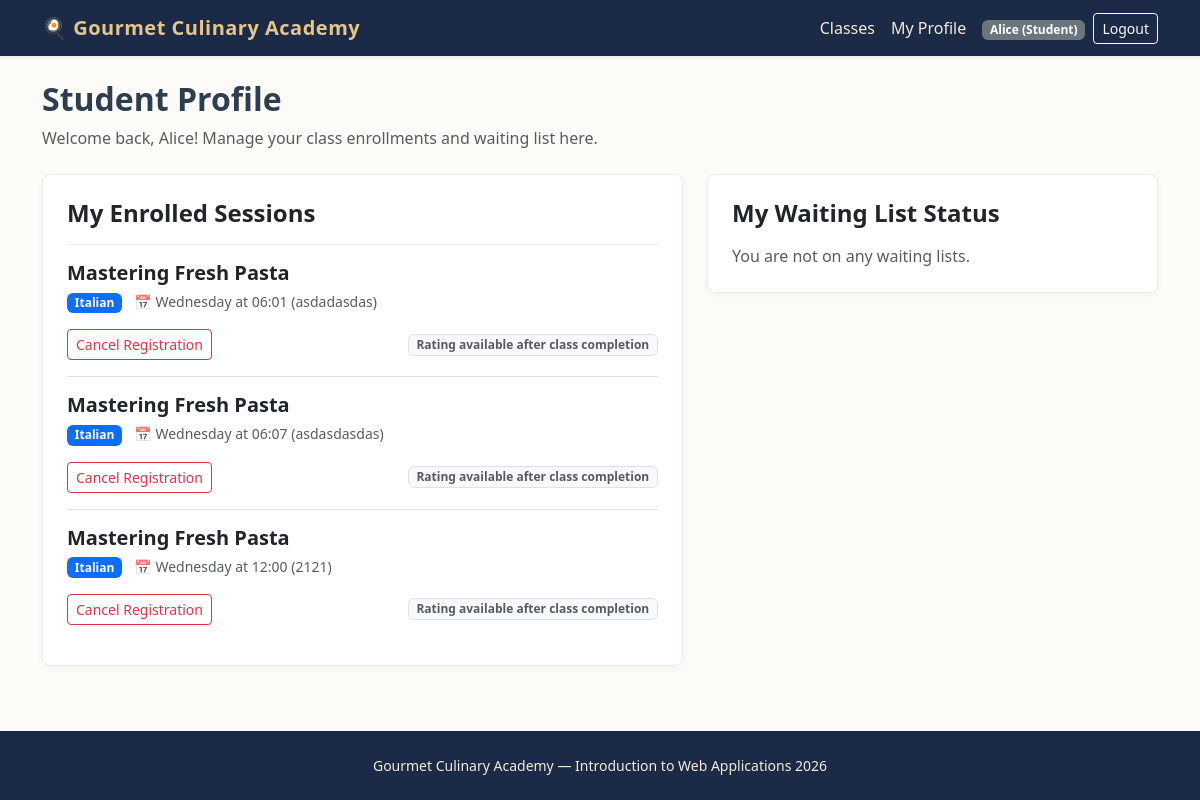
Page /student/profile (signed in) on the earlier database version.
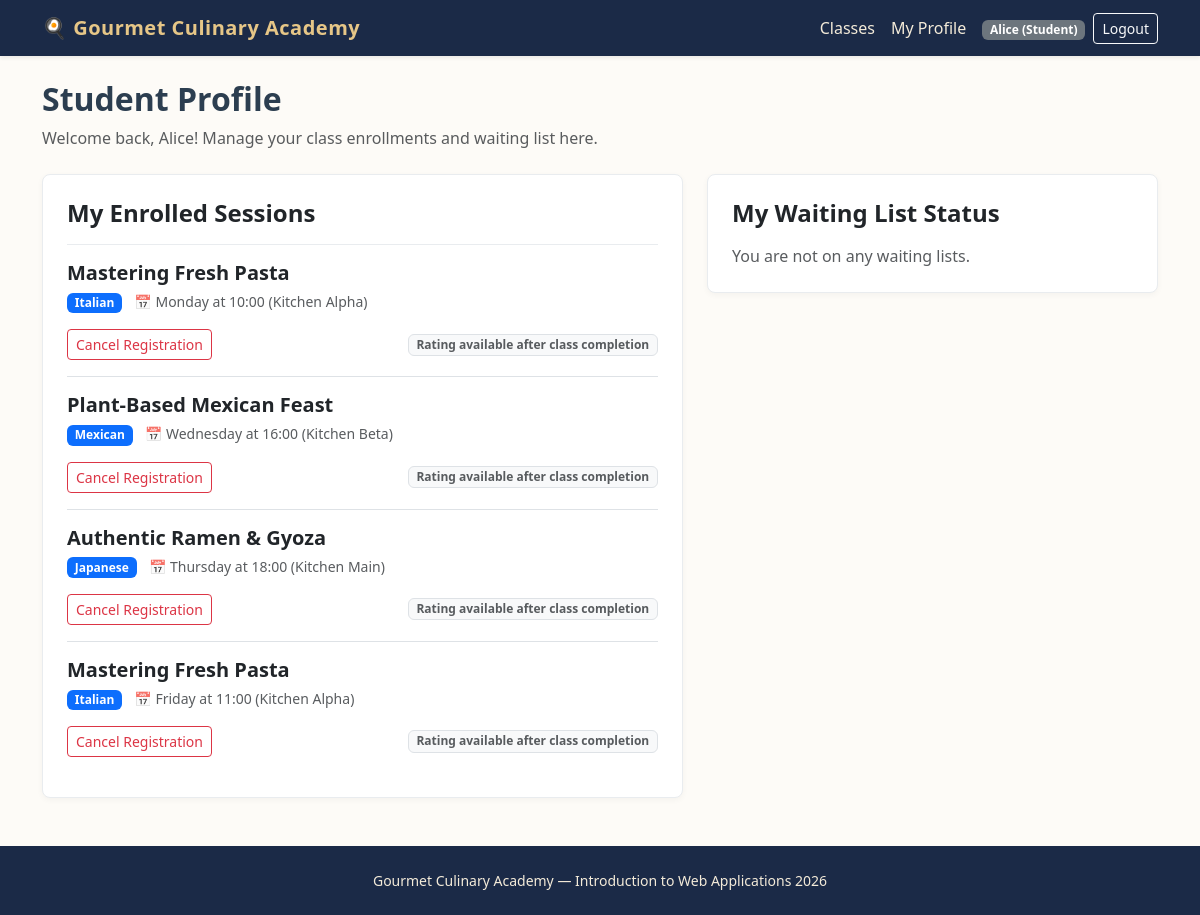
Same page on the later database version.
### tables this page shows
CREATE TABLE users (
    id INTEGER PRIMARY KEY AUTOINCREMENT,
    email TEXT UNIQUE NOT NULL,
    first_name TEXT NOT NULL,
    last_name TEXT NOT NULL,
    password TEXT NOT NULL,
    role TEXT NOT NULL CHECK(role IN ('Manager', 'Student'))
);

CREATE TABLE enrollments (
    id INTEGER PRIMARY KEY AUTOINCREMENT,
    student_id INTEGER NOT NULL,
    session_id INTEGER NOT NULL,
    FOREIGN KEY (student_id) REFERENCES users(id) ON DELETE CASCADE,
    FOREIGN KEY (session_id) REFERENCES class_sessions(id) ON DELETE CASCADE,
    UNIQUE(student_id, session_id)
);

CREATE TABLE cooking_classes (
    id INTEGER PRIMARY KEY AUTOINCREMENT,
    manager_id INTEGER NOT NULL,
    title TEXT NOT NULL UNIQUE,
    cuisine TEXT NOT NULL,
    difficulty TEXT NOT NULL CHECK(difficulty IN ('Beginner', 'Intermediate', 'Advanced')),
    duration INTEGER NOT NULL,
    dietary_category TEXT NOT NULL CHECK(dietary_category IN ('Standard', 'Vegetarian', 'Vegan', 'Gluten-free')),
    chef_name TEXT NOT NULL,
    ingredients TEXT NOT NULL, -- Virgülle ayrılmış en az 4 malzeme
    description TEXT NOT NULL,
    photo_1 TEXT NOT NULL,
    photo_2 TEXT NOT NULL,
    photo_3 TEXT NOT NULL,
    FOREIGN KEY (manager_id) REFERENCES users(id) ON DELETE CASCADE
);

CREATE TABLE class_sessions (
    id INTEGER PRIMARY KEY AUTOINCREMENT,
    class_id INTEGER NOT NULL,
    day_of_week TEXT NOT NULL CHECK(day_of_week IN ('Monday', 'Tuesday', 'Wednesday', 'Thursday', 'Friday', 'Saturday', 'Sunday')),
    start_time TEXT NOT NULL, -- HH:MM formatında
    kitchen_name TEXT NOT NULL,
    max_capacity INTEGER NOT NULL DEFAULT 10,
    FOREIGN KEY (class_id) REFERENCES cooking_classes(id) ON DELETE CASCADE
);

### routes/student_routes.py (the view)
@student_bp.route("/profile")
@login_required
def profile():
    raw_enrollments = get_student_enrollments(current_user.id)
    waiting_sessions = get_student_waiting_list(current_user.id)
    processed_enrollments = []
    for item in raw_enrollments:
        enroll_data = dict(item)
        day = enroll_data.get("day_of_week")
        time_str = enroll_data.get("start_time")
        enroll_data["is_past"] = is_session_past(day, time_str)
        enroll_data["can_cancel"] = can_cancel_enrollment(day, time_str)
        processed_enrollments.append(enroll_data)
    return render_template(
        "student/profile.html",
        enrollments=processed_enrollments,
        waiting_sessions=waiting_sessions,
    )

### app.py (called while the page is built)
@login_manager.user_loader
def load_user(user_id):
    row = get_user_by_id(user_id)
    if row:
        return User(
            user_id=row["id"],
            email=row["email"],
            first_name=row["first_name"],
            last_name=row["last_name"],
            role=row["role"]
        )
    return None

### dao/enrollment_dao.py (called while the page is built)
def get_student_waiting_list(student_id):
    conn = get_db()
    cursor = conn.cursor()
    cursor.execute(
        """
        SELECT w.id AS waiting_id, w.session_id, s.day_of_week, s.start_time,
               c.title AS class_title,
               (
                   SELECT COUNT(*) + 1
                   FROM waiting_list w2
                   WHERE w2.session_id = w.session_id AND w2.joined_at < w.joined_at
               ) AS position
        FROM waiting_list w
        JOIN class_sessions s ON w.session_id = s.id
        JOIN cooking_classes c ON s.class_id = c.id
        WHERE w.student_id = ?
        ORDER BY w.joined_at ASC
    """,
        (student_id,),
    )
    waiting_list = cursor.fetchall()
    close_db(conn)
    return waiting_list

### dao/user_dao.py (called while the page is built)
def get_user_by_id(user_id):
    conn = get_db()
    cursor = conn.cursor()
    cursor.execute("SELECT * FROM users WHERE id = ?", (user_id,))
    user = cursor.fetchone()
    close_db(conn)
    return user

### database/database.py (called while the page is built)
def get_db():
    conn = sqlite3.connect(DATABASE, timeout=10.0)
    conn.row_factory = sqlite3.Row
    conn.execute("PRAGMA foreign_keys = ON")
    return conn

### routes/student_routes.py (called while the page is built)
@student_bp.before_request
@login_required
def check_student_role():
    if current_user.role != "Student":
        flash("Access denied. Student privileges required.", "danger")
        return redirect(url_for("home.index"))

### utils.py (called while the page is built)
def get_next_session_datetime(session_day, session_start_time):
    now = datetime.now()
    current_day_idx = now.isoweekday()  # 1 (Mon) - 7 (Sun)
    target_day_idx = DAYS_ORDER.get(session_day, 1)
    hours, minutes = map(int, session_start_time.split(":"))
    if target_day_idx == current_day_idx:
        today_session_dt = now.replace(hour=hours, minute=minutes, second=0, microsecond=0)
        return today_session_dt
    day_diff = target_day_idx - current_day_idx
    if day_diff < 0:
        day_diff += 7
    target_date = now.date() + timedelta(days=day_diff)
    return datetime.combine(target_date, datetime.min.time()).replace(hour=hours, minute=minutes)

### templates/student/profile.html (shortened to what this page needs)
{% extends "base.html" %}
{% block content %}
<header class="mb-4">
    <h1 class="h2 fw-bold">Student Profile</h1>
    <p class="text-muted">Welcome back, {{ current_user.first_name }}! Manage your class enrollments and waiting list here.</p>
</header>
<div class="row g-4">
    <section class="col-lg-7">
        <div class="card card-culinary p-4 mb-4">
            <h2 class="h4 fw-bold mb-3">My Enrolled Sessions</h2>
            {% if enrollments %}
                <div class="list-group list-group-flush">
                    {% for e in enrollments %}
                        <div class="list-group-item bg-transparent px-0 py-3">
                            <div class="d-flex justify-content-between align-items-start mb-2">
                                <div>
                                    <h3 class="h5 fw-bold mb-1">{{ e.class_title }}</h3>
                                    <span class="badge bg-primary">{{ e.cuisine }}</span>
                                    <span class="text-muted small ms-2">📅 {{ e.day_of_week }} at {{ e.start_time }} ({{ e.kitchen_name }})</span>
                                </div>
                            </div>
                            <div class="d-flex justify-content-between align-items-center mt-3 flex-wrap gap-2">
                                <form method="post" action="{{ url_for('student.cancel', session_id=e.session_id) }}">
                                    <button type="submit" class="btn btn-sm btn-outline-danger" onclick="return confirm('Are you sure you want to cancel this enrollment?')">Cancel Registration</button>
                                </form>
                                {% if e.is_past %}
                                    <form method="post" action="{{ url_for('student.rate_session', session_id=e.session_id) }}" class="d-flex align-items-center gap-1">
                                        <select name="score" class="form-select form-select-sm" required>
                                            <option value="" disabled selected>Rate</option>
                                            <option value="5">5 ⭐⭐⭐⭐⭐</option>
                                            <option value="4">4 ⭐⭐⭐⭐</option>
                                            <option value="3">3 ⭐⭐⭐</option>
                                            <option value="2">2 ⭐⭐</option>
                                            <option value="1">1 ⭐</option>
                                        </select>
                                        <button type="submit" class="btn btn-sm btn-warning">Submit</button>
                                    </form>
                                {% else %}
                                    <span class="badge bg-light text-muted border">Rating available after class completion</span>
                                {% endif %}
                            </div>
                        </div>
                    {% endfor %}
                </div>
            {% else %}
                <p class="text-muted mb-0">You are not currently enrolled in any cooking classes.</p>
            {% endif %}
        </div>
    </section>
    <section class="col-lg-5">
        <div class="card card-culinary p-4">
            <h2 class="h4 fw-bold mb-3">My Waiting List Status</h2>
            {% if waiting_sessions %}
                <div class="list-group list-group-flush">
                    {% for w in waiting_sessions %}
                        <div class="list-group-item bg-transparent px-0 py-3">
                            <h3 class="h6 fw-bold mb-1">{{ w.class_title }}</h3>
                            <p class="small text-muted mb-2">📅 {{ w.day_of_week }} at {{ w.start_time }}</p>
                            <div class="d-flex justify-content-between align-items-center">
                                <span class="badge bg-warning text-dark">Queue Position: #{{ w.position }}</span>
                                <form method="post" action="{{ url_for('student.leave_waiting', session_id=w.session_id) }}">
                                    <button type="submit" class="btn btn-sm btn-link text-danger p-0 text-decoration-none">Leave List</button>
                                </form>
                            </div>
                        </div>
                    {% endfor %}
                </div>
            {% else %}
                <p class="text-muted mb-0">You are not on any waiting lists.</p>
            {% endif %}
        </div>
    </section>
</div>
{% endblock %}

### templates/base.html (shortened to what this page needs)
<!DOCTYPE html>
<html lang="en">
<head>
    <link href="https://cdn.jsdelivr.net/npm/bootstrap@5.3.3/dist/css/bootstrap.min.css" rel="stylesheet">
    <link rel="stylesheet" href="{{ url_for('static', filename='css/style.css') }}">
</head>
<body>
    <header>
        <nav class="navbar navbar-expand-lg navbar-dark bg-culinary shadow-sm">
            <div class="container">
                <a class="navbar-brand" href="{{ url_for('home.index') }}">🍳 Gourmet Culinary Academy</a>
                <section class="collapse navbar-collapse" id="mainNav">
                    <ul class="navbar-nav ms-auto align-items-center">
                        <li class="nav-item">
                            <a class="nav-link" href="{{ url_for('home.index') }}">Classes</a>
                        </li>
                        {% if current_user.is_authenticated %}
                            {% if current_user.role == 'Manager' %}
                                <li class="nav-item">
                                    <a class="nav-link" href="{{ url_for('manager.dashboard') }}">Dashboard</a>
                                </li>
                                <li class="nav-item">
                                    <a class="nav-link" href="{{ url_for('manager.create_class') }}">New Class</a>
                                </li>
                            {% else %}
                                <li class="nav-item">
                                    <a class="nav-link" href="{{ url_for('student.profile') }}">My Profile</a>
                                </li>
                            {% endif %}
                            <li class="nav-item ms-lg-2">
                                <span class="badge bg-secondary">{{ current_user.first_name }} ({{ current_user.role }})</span>
                            </li>
                            <li class="nav-item ms-lg-2">
                                <a class="btn btn-sm btn-outline-light" href="{{ url_for('auth.logout') }}">Logout</a>
                            </li>
                        {% endif %}
                    </ul>
                </section>
            </div>
        </nav>
    </header>
    <main class="container py-4">
        {% block content %}{% endblock %}
    </main>
    <footer class="site-footer text-center py-4 mt-auto">
        <div class="container">
            <p class="mb-0 small">Gourmet Culinary Academy — Introduction to Web Applications 2026</p>
        </div>
    </footer>
</body>
</html>

### static/css/style.css (style rules this page uses)
body { background-color: #fdfbf7; color: #2c3e50; font-family: "Segoe UI", Tahoma, Geneva, Verdana, sans-serif; min-height: 100vh; display: flex; flex-direction: column; }
main { flex: 1; }
.bg-culinary { background-color: #1b2a47; }
.navbar-dark .navbar-brand { color: #e6c687; font-weight: 700; letter-spacing: 0.5px; }
.navbar-dark .nav-link { color: #f4ebd9; }
.card-culinary { border: 1px solid #e9ecef; border-radius: 8px; transition: transform 0.15s ease, box-shadow 0.15s ease; box-shadow: 0 2px 6px rgba(0,0,0,0.04); }
.site-footer { background-color: #1b2a47; color: #f4ebd9; }

Differences in the rows shown:
removed enrollments: class_title "Mastering Fresh Pasta", cuisine "Italian", day_of_week "Wednesday", start_time "06:01", kitchen_name "asdadasdas"
removed enrollments: class_title "Mastering Fresh Pasta", cuisine "Italian", day_of_week "Wednesday", start_time "06:07", kitchen_name "asdasdasdas"
removed enrollments: class_title "Mastering Fresh Pasta", cuisine "Italian", day_of_week "Wednesday", start_time "12:00", kitchen_name "2121"
added enrollments: class_title "Mastering Fresh Pasta", cuisine "Italian", day_of_week "Monday", start_time "10:00", kitchen_name "Kitchen Alpha"
added enrollments: class_title "Plant-Based Mexican Feast", cuisine "Mexican", day_of_week "Wednesday", start_time "16:00", kitchen_name "Kitchen Beta"
added enrollments: class_title "Authentic Ramen & Gyoza", cuisine "Japanese", day_of_week "Thursday", start_time "18:00", kitchen_name "Kitchen Main"
added enrollments: class_title "Mastering Fresh Pasta", cuisine "Italian", day_of_week "Friday", start_time "11:00", kitchen_name "Kitchen Alpha"
